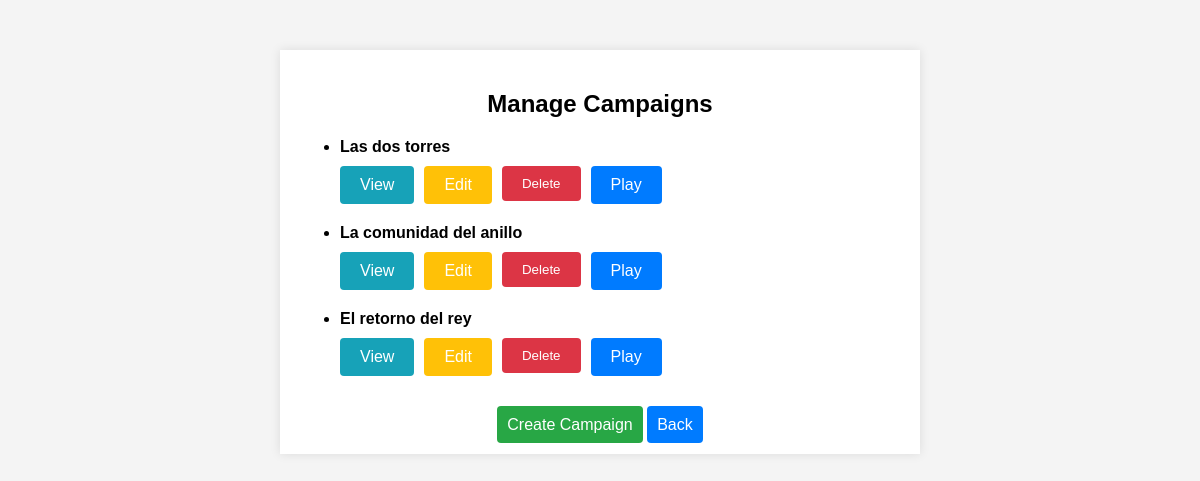
/campaigns/ (signed in), run on an earlier commit of the app's database.
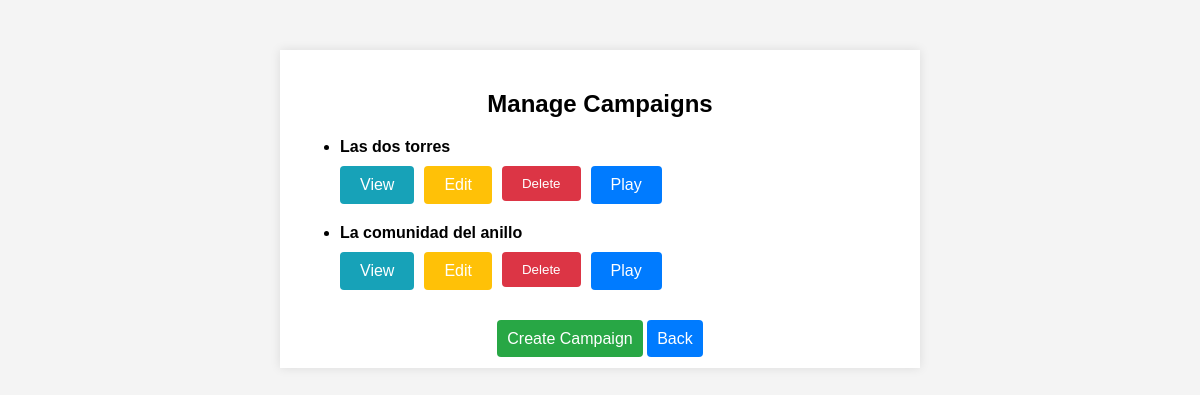
And on a later commit of the database.
### app/models/campaign.py (models this page shows, shortened)
class Campaign(db.Model):
    id = db.Column(db.Integer, primary_key=True)
    name = db.Column(db.String(150), nullable=False)
    master_id = db.Column(db.Integer, db.ForeignKey('user.id'), nullable=False)
    is_public = db.Column(db.Boolean, default=False)
    allowed_players = db.relationship('User', secondary=allowed_players, lazy='subquery',
                                      backref=db.backref('campaigns', lazy=True))

### app/routes/campaigns.py (the view)
@campaigns_bp.route('/')
@login_required
def list_campaigns():
    if current_user.role == 'master':
        campaigns = Campaign.query.filter_by(master_id=current_user.id).all()
    else:
        campaigns = Campaign.query.filter(
            (Campaign.is_public == True) |
            (Campaign.allowed_players.any(id=current_user.id))
        ).all()
    return render_template('campaigns/list.html', campaigns=campaigns)

### app/templates/campaigns/list.html (shortened to what this page needs)
<!DOCTYPE html>
<html lang="en">
<head>
    <link rel="stylesheet" href="{{ url_for('static', filename='styles.css') }}">
</head>
<body>
    <div class="container">
        <h2>Manage Campaigns</h2>
        <ul>
            {% for campaign in campaigns %}
            <li class="campaign-item">
                <strong>{{ campaign.name }}</strong>
                <div class="button-group">
                    <a href="{{ url_for('campaigns.view_campaign', campaign_id=campaign.id) }}" class="btn view-button">View</a>
                    {% if current_user.role == 'master' %}
                    <a href="{{ url_for('campaigns.edit_campaign', campaign_id=campaign.id) }}" class="btn edit-button">Edit</a>
                    <form method="POST" action="{{ url_for('campaigns.delete_campaign', campaign_id=campaign.id) }}" style="display:inline;">
                        <button type="submit" class="btn delete-button">Delete</button>
                    </form>
                    <a href="{{ url_for('campaigns.play_campaign', campaign_id=campaign.id) }}" class="btn play-button">Play</a>
                    {% endif %}
                </div>
            </li>
            {% endfor %}
        </ul>
        <div class="button-container">
            {% if current_user.role == 'master' %}
            <a href="{{ url_for('campaigns.create_campaign') }}" class="create-button">Create Campaign</a>
            {% endif %}
            <a href="{{ url_for('main.operations') }}" class="back-button">Back</a>
        </div>
    </div>
</body>
</html>

What changed in the data, as far as the page shows it:
removed Campaign: name "El retorno del rey"
